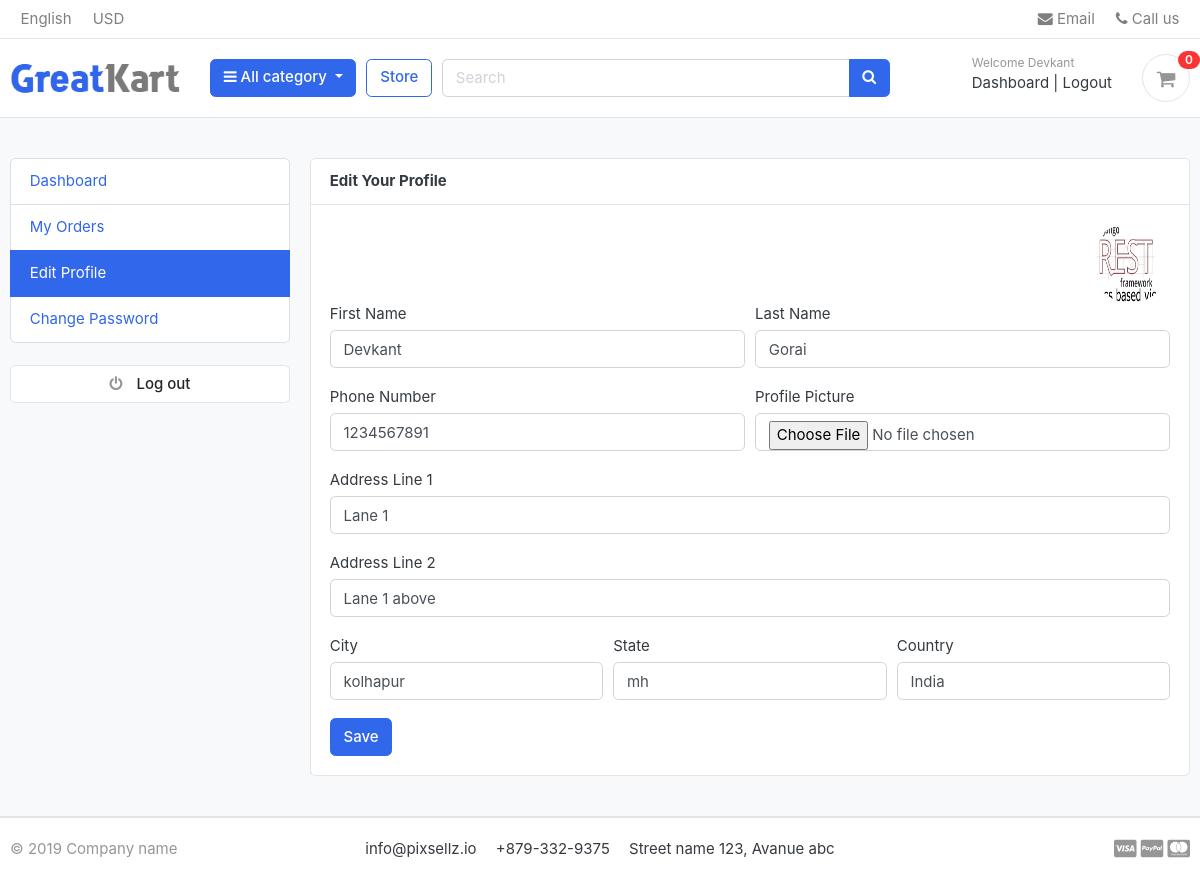
The page /accounts/edit_profile/ (signed in) on the database as committed earlier.
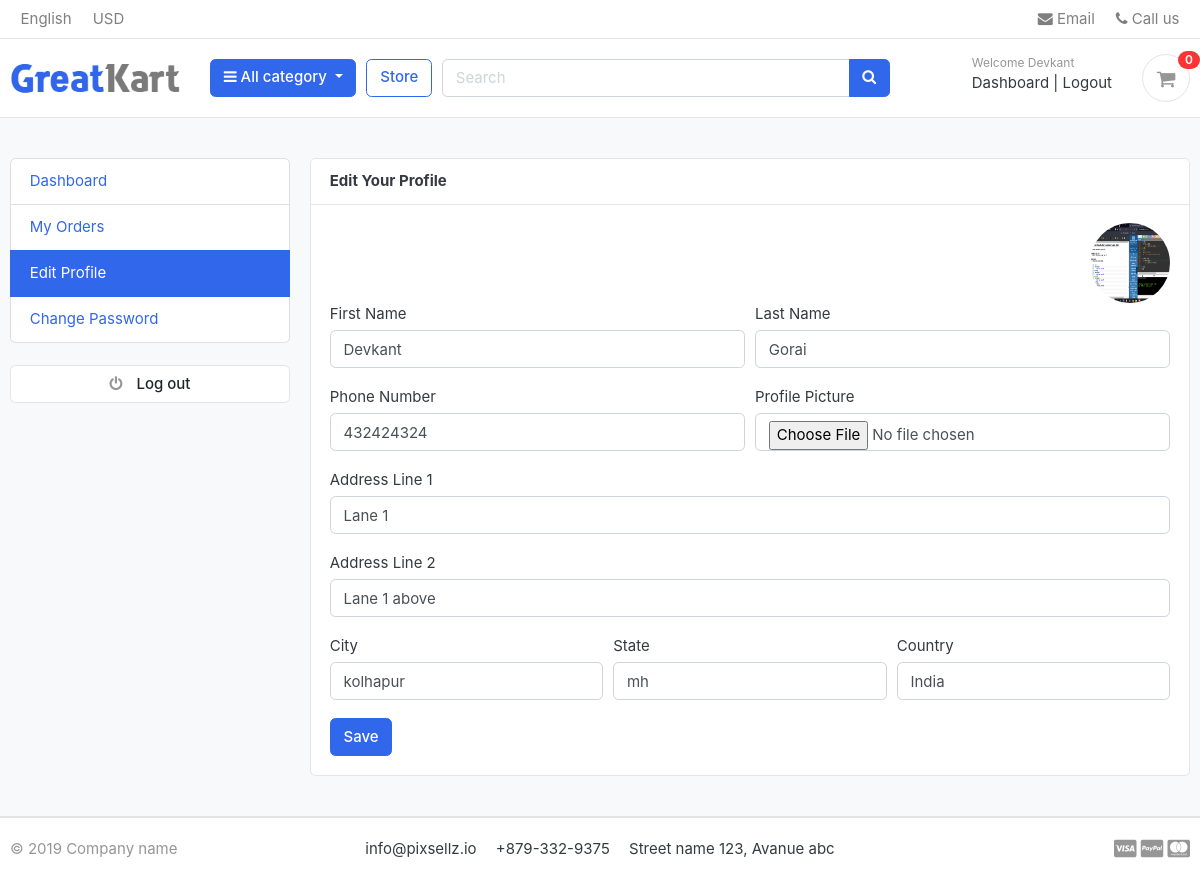
The same page on the database as committed later.
### accounts/models.py (models this page shows, shortened)
class UserProfile(models.Model):
	user = models.OneToOneField(Account,on_delete=models.CASCADE)
	address_line_1 = models.CharField(blank = True,max_length = 100)
	address_line_2 = models.CharField(blank=True,max_length = 100)
	profile_picture = models.ImageField(blank = True,upload_to='userprofile')
	city = models.CharField(blank = True, max_length = 20)
	state = models.CharField(blank=True, max_length = 20)
	country = models.CharField(blank = True, max_length =20)

class Account(AbstractBaseUser):
	first_name = models.CharField(max_length=50)
	last_name = models.CharField(max_length=50)
	username = models.CharField(max_length=50,unique=True)
	email = models.EmailField(max_length=50,unique=True)
	phone_number = models.CharField(max_length=50)
	date_joined = models.DateTimeField(auto_now_add=True)
	last_login = models.DateTimeField(auto_now_add=True)
	is_admin = models.BooleanField(default=False)
	is_staff = models.BooleanField(default=False)
	is_active = models.BooleanField(default=False)
	is_superadmin = models.BooleanField(default=False)
	USERNAME_FIELD = 'email'
	REQUIRED_FIELDS = ['username','first_name','last_name']
	objects = MyAccountManager()

### accounts/views.py (the view)
# urls.py: path('edit_profile/',views.edit_profile,name='edit_profile'),
@login_required(login_url='login')
def edit_profile(request):
	userprofile = get_object_or_404(UserProfile,user=request.user)
	if request.method == 'POST':
		user_form = UserForm(request.POST,instance = request.user)
		profile_form = UserProfileForm(request.POST,request.FILES,instance=userprofile)
		if user_form.is_valid() and profile_form.is_valid():
			user_form.save()
			profile_form.save()
			messages.add_message(request,messages.SUCCESS,'Your Profle has been updated!')
			return redirect('edit_profile')
	else:
		user_form = UserForm(instance = request.user)
		profile_form = UserProfileForm(instance=userprofile)
	context = {
		'user_form': user_form,
		'profile_form': profile_form,
		'userprofile':userprofile
	}
	return render(request,'accounts/edit_profile.html',context)

### accounts/forms.py
class UserForm(forms.ModelForm):
	class Meta:
		model = Account
		fields = ('first_name','last_name','phone_number')
	def __init__(self,*args,**kwargs):
		super(UserForm,self).__init__(*args,**kwargs)
		for field in self.fields:
			self.fields[field].widget.attrs['class'] = 'form-control'

class UserProfileForm(forms.ModelForm):
	profile_picture = forms.ImageField(required=False,error_messages={'invalid':{"'Image files only"}}, widget = forms.FileInput)
	class Meta:
		model = UserProfile
		fields=('address_line_1','address_line_2','city','state','country','profile_picture')
	def __init__(self,*args,**kwargs):
		super(UserProfileForm,self).__init__(*args,**kwargs)
		for field in self.fields:
			self.fields[field].widget.attrs['class'] = 'form-control'

### carts/views.py (called while the page is built)
def _cart_id(request):
	cart = request.session.session_key
	if not cart:
		cart = request.session.create()
	return cart

### category/context_processors.py (called while the page is built)
def menu_links(request):
	links = Category.objects.all()
	return dict(links=links)

### category/models.py (called while the page is built)
	def get_url(self):
		return reverse('products_by_category',args =[self.slug])

### templates/accounts/edit_profile.html (shortened to what this page needs)
{% extends "base.html" %} {% block content %}
<section class="section-conten padding-y bg">
    <div class="container">
        <div class="row">
            {% include "includes/dashboard_sidebar.html" %}
            <main class="col-md-9">
                <article class="card">
                    <header class="card-header">
                        <strong class="d-inline-block mr-3"
                            >Edit Your Profile</strong
                        >
                    </header>
                    <div class="card-body">
                    <div class="text-right" >
                        <img src="{{userprofile.profile_picture.url}}" alt="User Profile Picture" width="80" height="80" style="border-radius:50%;">
                    </div>
                        <div class="row">
                            <div class="col-md-12">
                               <form action="{% url 'edit_profile' %}" method="post" enctype="multipart/form-data">
                                    <div class="form-row">
                                        <div class="form-group col-md-6">
                                            <label for="">First Name</label>
                                            {{user_form.first_name}}
                                        </div>
                                        <div class="form-group col-md-6">
                                            <label for="">Last Name</label>
                                            {{user_form.last_name}}
                                        </div>
                                    </div>
                                    <div class="form-row">
                                        <div class="form-group col-md-6">
                                            <label for="">Phone Number</label>
                                           {{user_form.phone_number}}
                                        </div>
                                        <div class="form-group col-md-6">
                                            <label for="">Profile Picture</label>
                                           {{profile_form.profile_picture}}
                                        </div>
                                    </div>
                                    <div class="form-group">
                                        <label for="">Address Line 1</label>
                                        {{profile_form.address_line_1}}
                                    </div>
                                    <div class="form-group">
                                        <label for="">Address Line 2</label>
                                        {{profile_form.address_line_2}}
                                    </div>
                                    <div class="form-row">
                                        <div class="form-group col-md-4">
                                            <label for="">City</label>
                                            {{profile_form.city}}
                                        </div>
                                        <div class="form-group col-md-4">
                                            <label for="">State</label>
                                            {{profile_form.state}}
                                        </div>
                                        <div class="form-group col-md-4">
                                            <label for="">Country</label>
                                           {{profile_form.country}}
                                        </div>
                                    </div>
                                    <input type="submit" value="Save" class="btn btn-primary">
                               </form>
                            </div>
                        </div>
                    </div>
                </article>
            </main>
        </div>
    </div>
</section>
{% endblock content %}

### templates/includes/navbar.html (shortened to what this page needs)
{% load static %}
<header class="section-header">
<nav class="navbar p-md-0 navbar-expand-sm navbar-light border-bottom">
<div class="container">
  <div class="collapse navbar-collapse" id="navbarTop4">
    <ul class="navbar-nav mr-auto">
    	<li class="nav-item dropdown">
		 	<a href="#" class="nav-link">   English </a>
		</li>
		<li class="nav-item dropdown">
			<a href="#" class="nav-link"> USD </a>
		</li>
    </ul>
    <ul class="navbar-nav">
		<li><a href="#" class="nav-link"> <i class="fa fa-envelope"></i> Email </a></li>
		<li><a href="#" class="nav-link"> <i class="fa fa-phone"></i> Call us </a></li>
	</ul>
  </div>
</div>
</nav>
<section class="header-main border-bottom">
	<div class="container">
<div class="row align-items-center">
	<div class="col-lg-2 col-md-3 col-6">
		<a href="{% url 'home' %}" class="brand-wrap">
			<img class="logo" src="{% static './images/logo.png' %}">
		</a>
	</div>
	<div class="col-lg col-sm col-md col-6 flex-grow-0">
		<div class="category-wrap dropdown d-inline-block float-right">
			<button type="button" class="btn btn-primary dropdown-toggle" data-toggle="dropdown">
				<i class="fa fa-bars"></i> All category
			</button>
		</div>
	</div>
	<a href="{% url 'store' %}" class="btn btn-outline-primary">Store</a>
	<div class="col-lg  col-md-6 col-sm-12 col">
		<form action="{% url 'search' %}" class="search" method="get">
			<div class="input-group w-100">
			    <input type="text" class="form-control" style="width:60%;" placeholder="Search" name = "keyword" >
			    <div class="input-group-append">
			      <button class="btn btn-primary" type="submit">
			        <i class="fa fa-search"></i>
			      </button>
			    </div>
		    </div>
		</form>
	</div>
	<div class="col-lg-3 col-sm-6 col-8 order-2 order-lg-3">
				<div class="d-flex justify-content-end mb-3 mb-lg-0">
				{% if user.id is None %}
					<div class="widget-header">
						<small class="title text-muted">Welcome guest!</small>
						<div>
							<a href="{% url 'login' %}">Sign in</a> <span class="dark-transp"> | </span>
							<a href="{% url 'register' %}"> Register</a>
						</div>
					</div>
				{% else %}
					<div class="widget-header">
						<small class="title text-muted">Welcome {{user.first_name}}</small>
						<div>
							<a href="{% url 'dashboard' %}">Dashboard</a> <span class="dark-transp"> | </span>
							<a href="{% url 'logout' %}"> Logout</a>
						</div>
					</div>
				{% endif %}
					<a href="{% url 'cart' %}" class="widget-header pl-3 ml-3">
						<div class="icon icon-sm rounded-circle border"><i class="fa fa-shopping-cart"></i></div>
						<span class="badge badge-pill badge-danger notify">{{cart_count}}</span>
					</a>
				</div>
			</div>
</div>
	</div>
</section>
</header>

Rows that differ between the two databases and show on the page:
changed Account "Devkant": phone_number "1234567891" → "432424324"
changed UserProfile "Lane 1": profile_picture: a different picture
